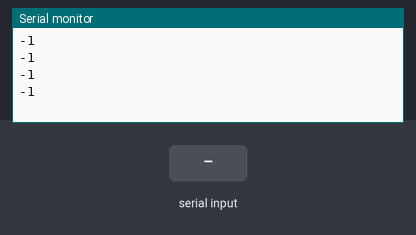
A sketch run on a simulated ESP32. Parts: the last lines printed to the serial monitor. The inputs (shaded band) are chosen by the test bench.

Above: at 1.8 s.
1.9 s: "1" received over the second serial link
At 2.4 s:
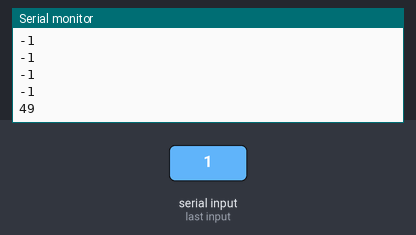
3.4 s: "0" received over the second serial link
At 3.9 s:
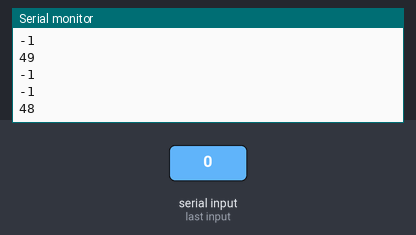
4.9 s: "2" received over the second serial link
At 5.4 s:
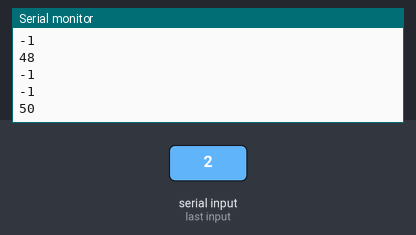
Timing chart, 0 to 7.9 s (numbered marks = the images above; inputs shaded):
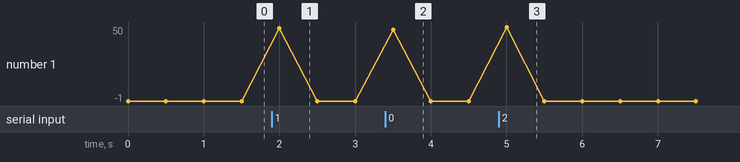

Measured:
- after the input at 1.9 s, the serial monitor: prints a new line after 0.10 s (image 1)
- after the input at 3.4 s, the serial monitor: prints a new line after 0.10 s (image 2)
- after the input at 4.9 s, the serial monitor: prints a new line after 0.10 s (image 3)

The sketch:

Alexmos_IMU.ino
```cpp
/******************************************************************************
 This is example sketch for Arduino.
 Shows how to control SimpleBGC-driven gimbal via Serial API.
 API specs are available at http://www.simplebgc.com/eng/downloads/

 Connection:
 Arduino GND -> SimpleBGC GND
 Arduino TX -> SimpleBGC RX

 Power Arduino separatly or via +5V from onboard FTDI connector
 (C) Aleksey Moskalenko
*******************************************************************************/
#include <inttypes.h>
#include <HardwareSerial.h>

HardwareSerial Alexmos_Serial(1);
// default is 115200 but may be changed in the Advanced tab of the SimpleBGC GUI
#define SERIAL_SPEED 115200


#define CMD_BOARD_INFO 86


// delay between commands, ms
#define SBGC_CMD_DELAY 20
// Some definitions required to send commands
#define SBGC_CMD_CONTROL 'C'
#define SBGC_CMD_REALTIME 'D'
#define SBGC_CMD_READ 'R'
#define SBGC_CMD_TRIGGER 'T'
#define SBGC_CMD_VERSION 'V'
#define SBGC_CONTROL_MODE_SPEED 1
#define SBGC_CONTROL_MODE_ANGLE 2
#define SBGC_CONTROL_MODE_SPEED_ANGLE 3
// Pins that may be triggered
#define SBGC_RC_INPUT_ROLL 1
#define SBGC_RC_INPUT_PITCH 2
#define SBGC_RC_INPUT_EXT_ROLL 3
#define SBGC_RC_INPUT_EXT_PITCH 4
#define SBGC_RC_INPUT_YAW 5 // not connected in 1.0 board
#define SBGC_PIN_AUX1 16
#define SBGC_PIN_AUX2 17
#define SBGC_PIN_AUX3 18
#define SBGC_PIN_BUZZER 32
// Conversion from degree/sec to units that command understand
#define SBGC_SPEED_SCALE (1.0f/0.1220740379f)
// Holder for command parameters

typedef struct {
	int16_t cfg;
} SBGC_cmd_version_data;


typedef struct {
	uint8_t mode;
	int16_t speedROLL;
	int16_t angleROLL;
	int16_t speedPITCH;
	int16_t anglePITCH;
	int16_t speedYAW;
	int16_t angleYAW;
} SBGC_cmd_control_data;
typedef struct {
	uint8_t pin;
	int8_t state;
} SBGC_cmd_trigger_data;

typedef struct {
	int16_t acc;
	int16_t gyro;
	int16_t reserved_sensor;
	int16_t debug;
	int16_t rc_roll;
	int16_t rc_pitch;
	int16_t rc_yaw;
	int16_t rc_cmd;
	int16_t ext_fc_roll;
	int16_t ext_fc_pitch;
	int16_t angle_roll;
	int16_t angle_pitch;
	int16_t angle_yaw;
	int16_t cycle_time;
	int16_t i2c_error_count;
	int8_t error_code;
	int16_t bat_level;
	int8_t other_flags;
	int8_t cur_profile;
} SBGC_cmd_realtime_data;
typedef struct {
	int8_t profile_id;
} SBGC_cmd_read_data;
// This helper function formats and sends a command to SimpleBGC Serial API
void sendCommand(uint8_t cmd, void* data, uint8_t size) {
	uint8_t i, checksum = 0;
	// Header
	/*Alexmos_Serial.write(0x24);
	Alexmos_Serial.write(0x56);
	Alexmos_Serial.write(0x02);
	Alexmos_Serial.write(0x58);
	Alexmos_Serial.write(0x00);
	Alexmos_Serial.write(0x00);
	Alexmos_Serial.write(0xE6);
	Alexmos_Serial.write(0x13);*/


	Alexmos_Serial.write('$');
	Alexmos_Serial.write(cmd);
	Alexmos_Serial.write(size);
	Alexmos_Serial.write(cmd + size);
	// Body
	for (i = 0; i < size; i++) {
		checksum += ((uint8_t*)data)[i];
		Alexmos_Serial.write(((uint8_t*)data)[i]);
	}
	Alexmos_Serial.write(checksum);
}

void setup() {
	Serial.begin(SERIAL_SPEED);
	Alexmos_Serial.begin(SERIAL_SPEED, SERIAL_8N1, 18, 19);
}
void loop() {
	//SBGC_cmd_trigger_data t = { 0, 0 };
	//t.pin = SBGC_PIN_BUZZER;
	//t.state = 1;
	//SBGC_sendCommand(SBGC_CMD_TRIGGER, &t, sizeof(t));
	//delay(500);
	//t.pin = SBGC_PIN_BUZZER;
	//t.state = 0;
	//SBGC_sendCommand(SBGC_CMD_TRIGGER, &t, sizeof(t));
	//delay(2000);
	/*SBGC_cmd_realtime_data d = { 0, 0 , 0 , 0 , 0 , 0 , 0 , 0 , 0 , 0 , 0 , 0 , 0 , 0 , 0 , 0 , 0 , 0 ,0 };
	d.cur_profile = 2;*/
	SBGC_cmd_version_data v = { 0 };
	sendCommand(CMD_BOARD_INFO, &v, sizeof(v));

	Serial.println(Alexmos_Serial.read());
	delay(500);
}
```
